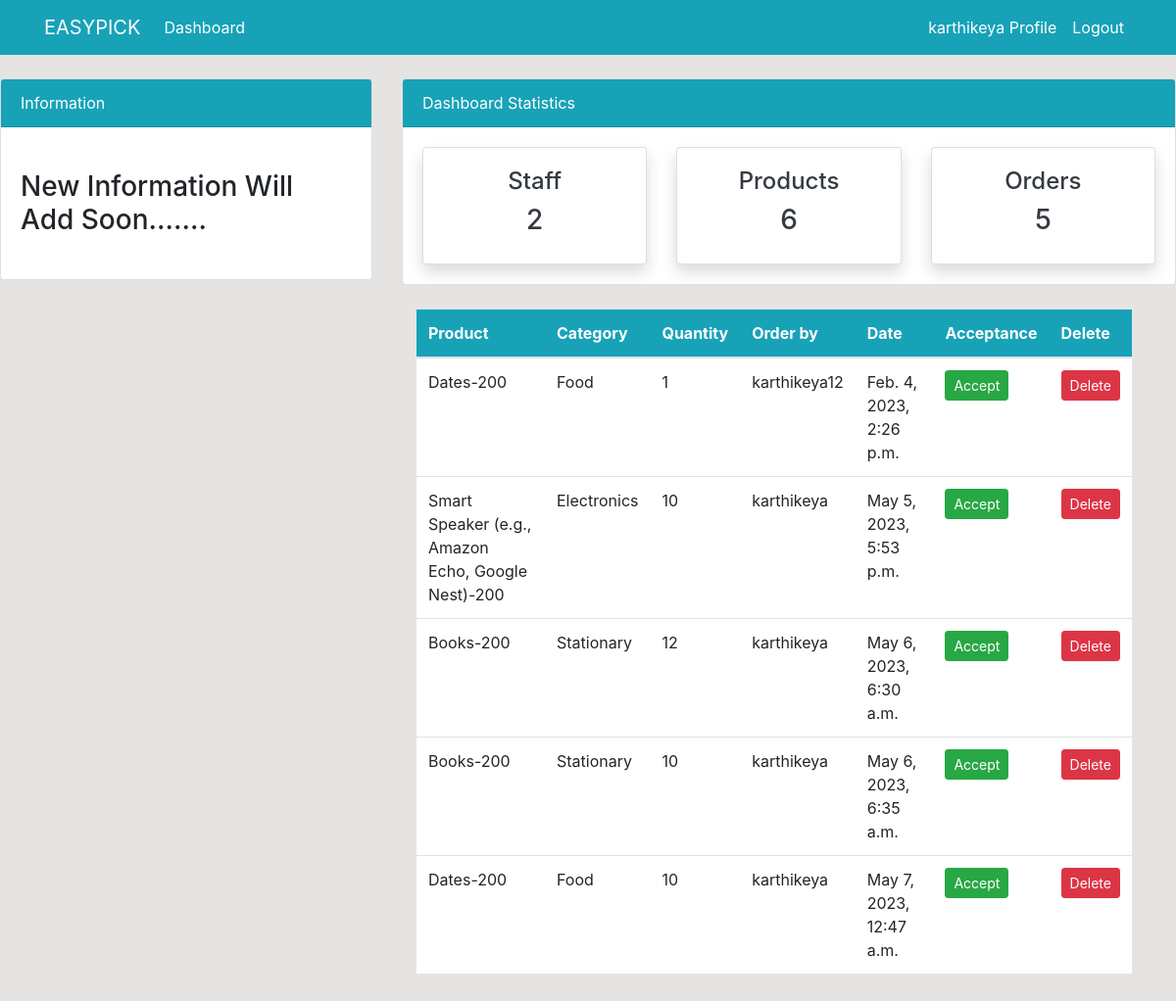
/order/ (signed in), run on the app's committed database.
### dashboard/models.py (models this page shows, shortened)
class Order(models.Model):
    Product = models.ForeignKey(Product,on_delete=models.CASCADE,null=True)
    staff = models.ForeignKey(User,models.CASCADE,null=True)
    order_quantity = models.PositiveBigIntegerField(null = True)
    date = models.DateTimeField(auto_now_add=True)
    class Meta:
        verbose_name_plural = 'Order'

class Product(models.Model):
    name = models.CharField(max_length=100, null=True)
    quantity = models.PositiveIntegerField(null=True)
    category = models.CharField(max_length=20, choices=CATEGORY, null=True)
    class Meta:
        verbose_name_plural = 'Product'
    def __str__(self):
        return f'{self.name}-{self.quantity}'

### dashboard/views.py (the view)
# urls.py: path('order/',views.order, name='dashboard-order'),
@login_required
def order(request):
    orders = Order.objects.all()
    orders_count= orders.count()
    workers_count = User.objects.all().count()
    product_count = Product.objects.all().count()
    context = {
        'orders' : orders,
        'workers_count': workers_count,
        'orders_count': orders_count,
        'product_count':product_count,
    }
    return render(request, 'dashboard/order.html',context)

### templates/dashboard/order.html (shortened to what this page needs)
{% extends 'partials/base.html' %}
{% block content %}
{%  include 'partials/topside.html' %}
<div class="container">
    <div class="row my-4">
        <div class="col-md-4">
        </div>
        <div class="col-md-8">
            <table class="table bg-white">
                <thead class="bg-info">
                    <tr class="text-white">
                        <th scope="col">Product</th>
                        <th scope="col">Category</th>
                        <th scope="col">Quantity</th>
                        <th scope="col">Order by</th>
                        <th scope="col">Date</th>
                        <th scope="col">Acceptance</th>
                        <th scope="col">Delete</th>
                    </tr>
                </thead>
                <tbody>
                    {% for orders in orders %}
                    <tr>
                        <td>{{ orders.Product  }}</td>
                        <td>{{ orders.Product.category }}</td>
                        <td>{{ orders.order_quantity }}</td>
                        <td>
                           {{orders.staff.username }}
                        </td>
                        <td>
                            {{orders.date }}
                         </td>
                         <td>
                        <a class="btn btn-success btn-sm" href="pop.html">Accept</a>
                        </td>
                        <td>
                            <a class="btn btn-danger btn-sm" href="">Delete</a>
                        </td>
                    </tr>
                    {% endfor%}
                </tbody>
            </table>
        </div>
    </div>
</div>
{% endblock %}

### templates/partials/nav.html (shortened to what this page needs)
<nav class = "navbar navbar-expand-lg navbar-info bg-info">
    {% if user.is_authenticated %}
    <div class="container">
        <a class="navbar-brand text-white" href="{% url 'dashboard-index' %}">EASYPICK</a>
        <div class = "collapse navbar-collapse" id="navbarSupportedcontent">
            <ul class="navbar-nav mr-auto">
                <li class = "nav-item active">
                    <a class ="nav-link text-white" href="{% url 'dashboard-index' %}">Dashboard<span class ="sr-only">(current)</span></a>
                </li>
            </ul>
            <ul class = "navbar-nav ml-auto">
                <li class ="nav-item active">
                    <a class="nav-link text-white" href="{% url 'user-profile' %}">{{user.username}} Profile<span class="sr-only">(current)</span></a>
                </li>
                <li class="nav-item">
                    <a class="nav-link text-white" href="{% url 'user-logout' %}">Logout</a>
                </li>
            </ul>
            {% endif %}
        </div>
    </div>
</nav>

### static/style.css (style rules this page uses)
body { background: rgb(230, 227, 227); }

### data on the page
Order: Product "Dates-200", Product.category "Food", order_quantity "1", staff.username "karthikeya12", date "Feb. 4, 2023, 2:26 p.m."
Order: Product "Smart Speaker (e.g., Amazon Echo, Google Nest)-200", Product.category "Electronics", order_quantity "10", staff.username "karthikeya", date "May 5, 2023, 5:53 p.m."
Order: Product "Books-200", Product.category "Stationary", order_quantity "12", staff.username "karthikeya", date "May 6, 2023, 6:30 a.m."
Order: Product "Books-200", Product.category "Stationary", order_quantity "10", staff.username "karthikeya", date "May 6, 2023, 6:35 a.m."
Order: Product "Dates-200", Product.category "Food", order_quantity "10", staff.username "karthikeya", date "May 7, 2023, 12:47 a.m."

### other printed values
{{ user.username }} "karthikeya"
{{ workers_count }} "2"
{{ product_count }} "6"
{{ orders_count }} "5"
